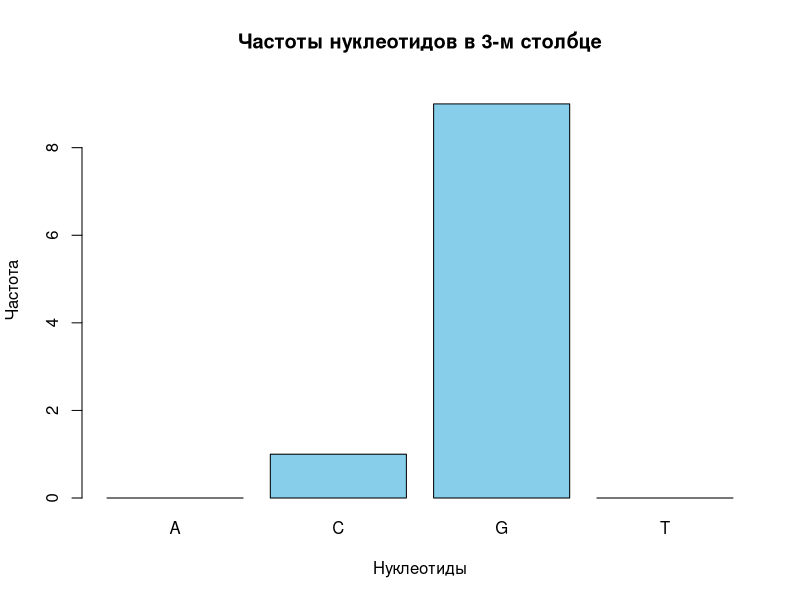

The R script that drew this image:
motifs2 <- matrix(c(
  "a", "C", "g", "G", "T", "A", "A", "t", "t", "C", "a", "G",
  "t", "G", "G", "G", "C", "A", "A", "T", "t", "C", "C", "a",
  "A", "C", "G", "t", "t", "A", "A", "t", "t", "C", "G", "G",
  "T", "G", "C", "G", "G", "G", "A", "t", "t", "C", "C", "C",
  "t", "C", "G", "a", "A", "A", "A", "t", "t", "C", "a", "G",
  "A", "C", "G", "G", "C", "G", "A", "a", "t", "T", "C", "C",
  "T", "C", "G", "t", "G", "A", "A", "t", "t", "a", "C", "G",
  "t", "C", "G", "G", "G", "A", "A", "t", "t", "C", "a", "C",
  "A", "G", "G", "G", "T", "A", "A", "t", "t", "C", "C", "G",
  "t", "C", "G", "G", "A", "A", "A", "a", "t", "C", "a", "C"
), nrow = 10, byrow = TRUE)

motifs21 <- matrix(toupper(motifs2), nrow = nrow(motifs2))

count_motfis21 <- apply(motifs21, 2, function(col) table(factor(col, levels = c("A", "C", "G", "T"))))

profile_motfis21 <- apply(motifs21, 2, function(x) {
  counts <- table(factor(x, levels = c("A", "C", "G", "T")))
  counts / sum(counts)
})

scoreMotifs21 <- function(motifs2) {
  motifs <- matrix(toupper(motifs2), nrow = nrow(motifs2))
  sum(apply(motifs2, 2, function(col) length(col) - max(table(col))))
}

result <- scoreMotifs21(motifs2)

getConsensus <- function(count_motfis21) {
  apply(count_motfis21, 2, function(col) names(which.max(col)))
}

result_consensus <- getConsensus(count_motfis21)

plotmotifs21 <- count_motfis21[, 3]

barplot(plotmotifs21,
        col = "skyblue",
        main = "Частоты нуклеотидов в 3-м столбце",
        xlab = "Нуклеотиды",
        ylab = "Частота",
        ylim = c(0, max(plotmotifs21) + 0.5),
        names.arg = c("A", "C", "G", "T"))
